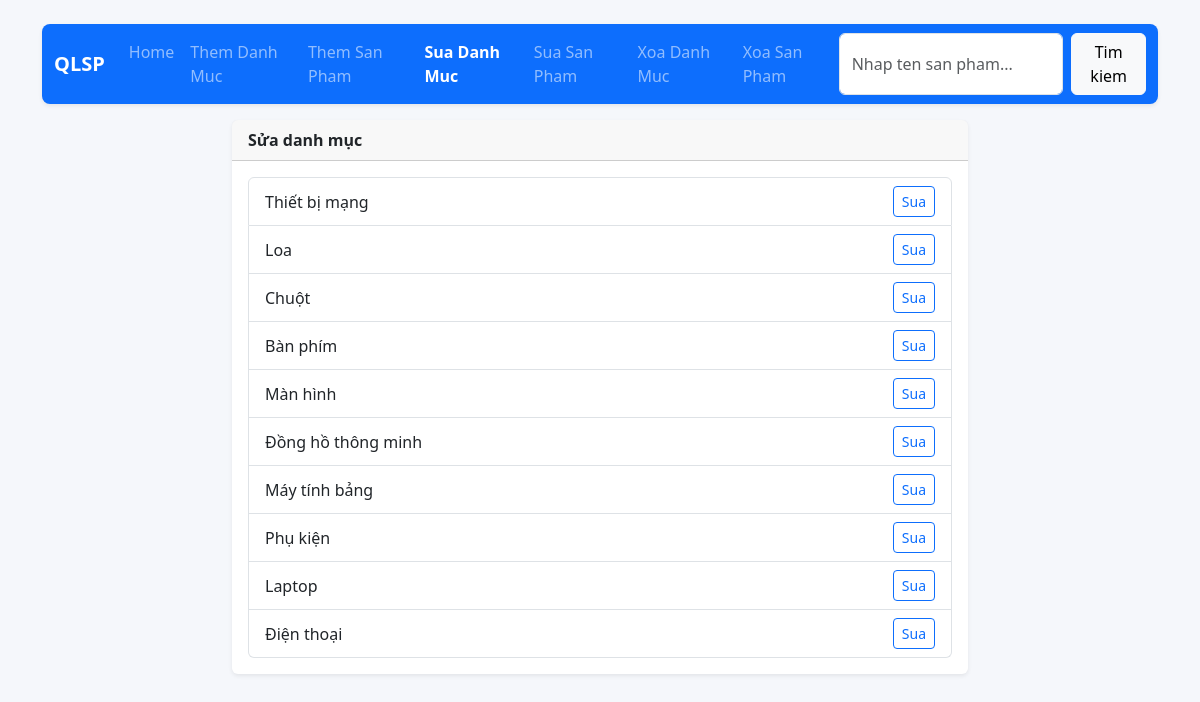
Screenshot of /doidm.php with the database file from the repository.
### tables this page shows
CREATE TABLE `tbl_danhmuc` (
  `id` int(11) NOT NULL,
  `ten` varchar(100) NOT NULL
);

### db_module.php (called while the page is built, shortened)
<?php
function chayTruyVanTraVeDL($link, $q) {
    $result = mysqli_query($link, $q);
    return $result;
}
?>

### doidm.php (the view, shortened to what this page needs)
<!doctype html>
<html lang="en">
<head>
    <link href="https://cdn.jsdelivr.net/npm/bootstrap@5.3.2/dist/css/bootstrap.min.css" rel="stylesheet" />
    <link rel="stylesheet" href="style.css" />
</head>
<body>
<?php
require_once("db_module.php");
$link = null;
$editingId = isset($_GET['dm']) ? (int) $_GET['dm'] : 0;
?>
<div class="container py-4">
    <?php include_once("task.php"); ?>
    <div class="row justify-content-center">
        <div class="col-lg-8">
            <div class="card shadow-sm">
                <div class="card-header fw-semibold">Sửa danh mục</div>
                <div class="card-body">
                    <?php if ($editingId <= 0) { ?>
                        <?php
                        $result = chayTruyVanTraVeDL($link, "select * from tbl_danhmuc order by id desc");
                        ?>
                        <div class="list-group">
                            <?php while ($rows = mysqli_fetch_assoc($result)) { ?>
                                <div class="list-group-item d-flex justify-content-between align-items-center gap-3">
                                    <span><?php echo htmlspecialchars($rows['ten']); ?></span>
                                    <a class="btn btn-sm btn-outline-primary" href="./doidm.php?dm=<?php echo (int) $rows['id']; ?>">Sua</a>
                                </div>
                            <?php } ?>
                        </div>
                    <?php } ?>
                </div>
            </div>
        </div>
    </div>
</div>
</body>
</html>

### style.css (style rules this page uses)
body { background: #f5f7fb; }
.card { border: 0; }
.list-group-item a { color: #0d6efd; }

### rows the page displays
tbl_danhmuc: ten "Thiết bị mạng"
tbl_danhmuc: ten "Loa"
tbl_danhmuc: ten "Chuột"
tbl_danhmuc: ten "Bàn phím"
tbl_danhmuc: ten "Màn hình"
tbl_danhmuc: ten "Đồng hồ thông minh"
tbl_danhmuc: ten "Máy tính bảng"
tbl_danhmuc: ten "Phụ kiện"
tbl_danhmuc: ten "Laptop"
tbl_danhmuc: ten "Điện thoại"
